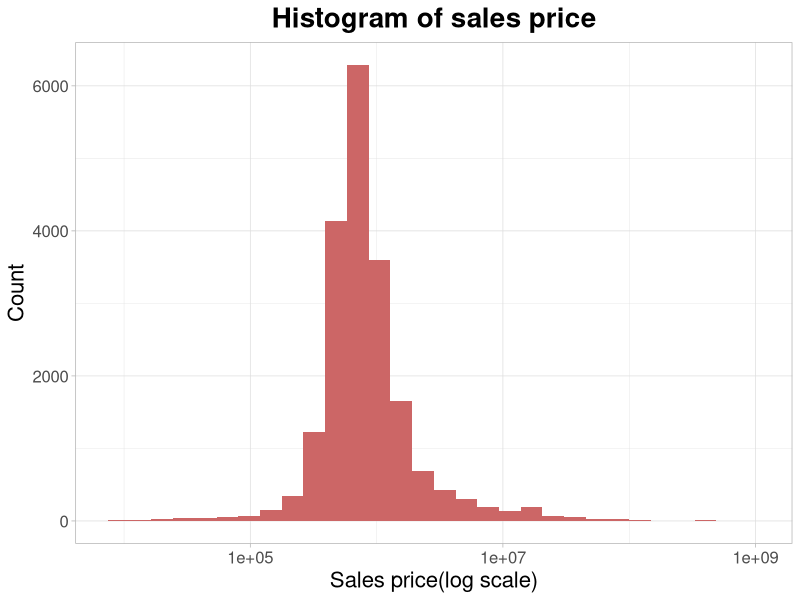

This chart was generated by the following R code:
## ---- chunk 1
knitr::opts_chunk$set(echo = TRUE)
## ---- chunk 2
library(tidyverse)
library(readxl)
library(dplyr)
## ---- chunk 3
preprocess = function(dat){
  dat = dat%>%
  select(-c(`EASE-MENT`, `ADDRESS`,`APARTMENT NUMBER`,BLOCK,LOT))%>%
  mutate(BOROUGH = as.factor(BOROUGH))%>%
  mutate(NEIGHBORHOOD = as.factor(NEIGHBORHOOD))%>%
  mutate(`BUILDING CLASS CATEGORY` = as.factor(`BUILDING CLASS CATEGORY`))%>%
  mutate(`SALE DATE` = as.Date(`SALE DATE`, format = '%Y-%M-%d'))%>%
  mutate(`SALE MONTH` = format(`SALE DATE`, "%Y-%m"))%>%
  mutate(`TAX CLASS AT PRESENT` = as.character(`TAX CLASS AT PRESENT`))%>%
  mutate(`BUILDING CLASS AT PRESENT` = as.character(`BUILDING CLASS AT PRESENT`))%>%
  mutate(`TAX CLASS AT TIME OF SALE` = as.character(`TAX CLASS AT TIME OF SALE`))%>%
  mutate(`BUILDING CLASS AT TIME OF SALE` = as.character(`BUILDING CLASS AT TIME OF SALE`))%>%
  mutate(tax_class_change = ifelse(`TAX CLASS AT TIME OF SALE` == `TAX CLASS AT PRESENT`, 'no', 'yes'))%>%
  mutate(building_class_change = ifelse(`BUILDING CLASS AT TIME OF SALE` == `BUILDING CLASS AT PRESENT`, 'no','yes'))%>%
  mutate(history = as.numeric(format(dat$`SALE DATE`,"%Y"))-dat$`YEAR BUILT`)%>%
  mutate(unit_price = `SALE PRICE`/ifelse(dat$`GROSS SQUARE FEET` == 0 , dat$`LAND SQUARE FEET`, dat$`GROSS SQUARE FEET`))%>%
  filter(`SALE PRICE` >= 10000)%>%
  drop_na()
  return(dat)
}

dat = bind_rows(
  preprocess(read_xlsx('data/rollingsales_manhattan.xlsx')),
  preprocess(read_xlsx('data/rollingsales_queens.xlsx')),
  preprocess(read_xlsx('data/rollingsales_bronx.xlsx')),
  preprocess(read_xlsx('data/rollingsales_brooklyn.xlsx')),
  preprocess(read_xlsx('data/rollingsales_statenisland.xlsx'))
  )%>%
  mutate(BOROUGH = factor(BOROUGH)%>%fct_recode('Manhattan' = '1','Brooklyn' = '3', 'Queens' = '4', 'Bronx' = '2', 'Staten' = '5' ))

#sapply(dat,class)
## ---- chunk 4
theme_regular = theme_light()+
        theme(plot.title =element_text(hjust = 0.5,size = 20,face = "bold"),
        legend.title = element_blank(),legend.position = 'top',legend.text = element_text(size = 16),
        axis.title = element_text(size = 16),axis.text=element_text(size=12))
ggplot(data = dat, aes(x = `SALE PRICE`))+
  geom_histogram(fill = "#CC6666")+ scale_x_continuous(trans='log10')+
  ggtitle('Histogram of sales price')+xlab('Sales price(log scale)')+ylab('Count')+
  theme_regular
